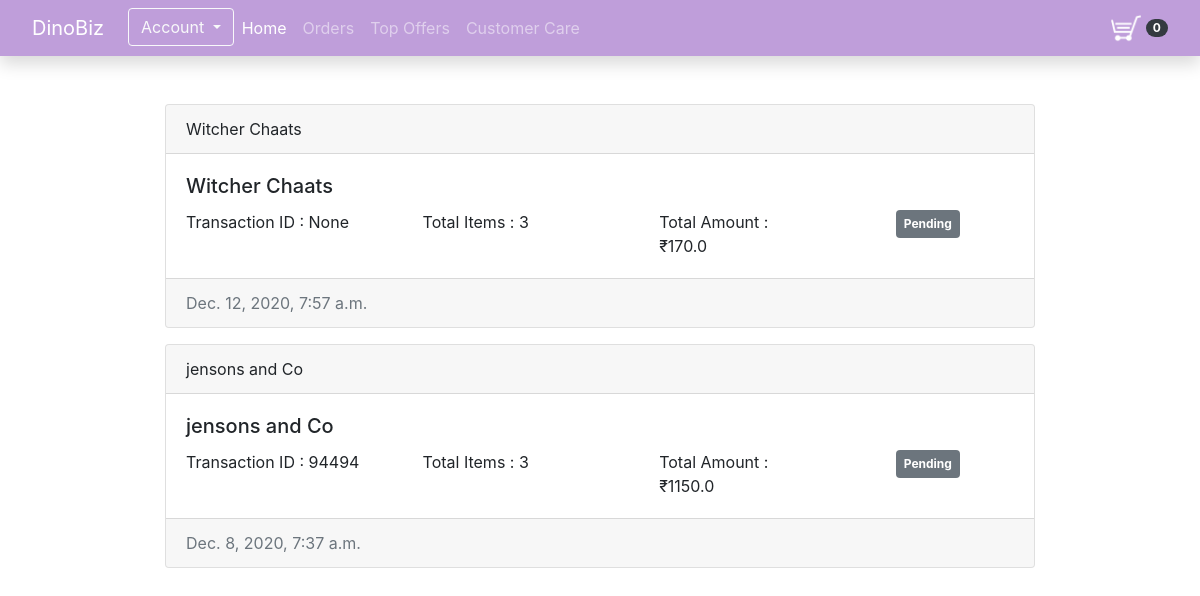
Screenshot of /orders/ (signed in) with the database file from the repository.
### accounts/models.py (models this page shows, shortened)
class Order(models.Model):
    STATUS =(
            ('Pending' , 'Pending'),
            ('Ready for Pickup' ,'Ready for Pickup'),
            ('Delivered' , 'Delivered'),
    )
    customer = models.ForeignKey(Customer, null=True, on_delete=models.SET_NULL)
    seller = models.ForeignKey(Seller,null=True, on_delete=models.SET_NULL)
    status = models.CharField(max_length=200,null=True, choices=STATUS)
    date_created = models.DateTimeField(auto_now_add=True,null=True)
    t_id = models.CharField(max_length=200,null=True)
    @property
    def get_cart_total(self):
        orderitems= self.orderitem_set.all()
        total=sum([item.get_total for item in orderitems])
        return total
    @property
    def get_cart_items(self):
        orderitems= self.orderitem_set.all()
        total=sum([item.quantity for item in orderitems])
        return total

class Seller(models.Model):
    user = models.OneToOneField(User, null=True,blank=True,on_delete=models.CASCADE)
    fname = models.CharField(max_length=200,null=True)
    lname = models.CharField(max_length=200,null=True)
    company = models.CharField(max_length=100,null=True)
    address=  models.CharField(max_length=300,null=True)
    locality = models.CharField(max_length=100,null=True)
    email = models.CharField(max_length=200,null=True,)
    s_phone = models.CharField(max_length=12,null=True)
    date_created = models.DateField(auto_now_add=True,null=True)
    description = models.CharField(max_length=500,null=True,blank=True)
    image=models.ImageField(null=True,blank=True,upload_to="images/")
    tags = models.ManyToManyField(Tag)
    pswd = models.CharField(max_length=200, null=True)
    conf_pswd = models.CharField(max_length=200, null=True)

class OrderItem(models.Model):
    product = models.ForeignKey(Product, null=True, on_delete=models.SET_NULL,blank=True)
    order = models.ForeignKey(Order, null=True, on_delete=models.SET_NULL,blank=True)
    quantity = models.IntegerField(default=0,null=True,blank=True)
    @property
    def get_total(self):
        total =self.product.price * self.quantity
        return total

class Product(models.Model):
    name = models.CharField(max_length=200,null=True)
    price = models.FloatField(null=True)
    seller = models.ForeignKey(Seller,null=True, on_delete=models.SET_NULL)
    image=models.ImageField(null=True,blank=True,upload_to="images/product/",default='default/product.jpg')
    category = models.CharField(max_length=200,null=True)
    description = models.CharField(max_length=500,null=True,blank=True)

### accounts/views.py (the view)
# urls.py: path('orders/', views.vieworders, name="orders"),
def vieworders(request):
    if request.user.is_authenticated:
        customer=request.user.customer
        cart,created = Cart.objects.get_or_create(customer=customer)
        items = cart.cartitem_set.all()
        cartitems = cart.get_cart_items
    else:
        items=[]
        order = {'get_cart_total':0,'get_cart_items':0}
    customer=request.user.customer
    orders= Order.objects.filter(customer=customer).order_by('-date_created')
    context={'orders':orders,'cartitems':cartitems}
    return render(request,'orders.html',context)

### accounts/models.py (called while the page is built)
    @property
    def get_cart_items(self):
        cartitems= self.cartitem_set.all()
        total=sum([item.quantity for item in cartitems])
        return total

### templates/orders.html (shortened to what this page needs)
{% include 'common/user_header.html' %}
{% load static %}
<nav class="navbar navbar-expand-lg navbar-dark shadow">
  <a class="navbar-brand ml-3" href="#">DinoBiz</a>
  <div class="collapse navbar-collapse ml-2" id="navbarNav">
    <ul class="navbar-nav">
      <li class="nav-item">
        <div class="dropdown">
          <button class="btn btn-outline-light dropdown-toggle" type="button" id="dropdownMenuButton" data-toggle="dropdown" aria-haspopup="true" aria-expanded="false">
            Account
          </button>
        </div>
      </li>
      <li class="nav-item active">
        <a class="nav-link" href="{% url 'uHome' %}">Home <span class="sr-only">(current)</span></a>
      </li>
      <li class="nav-item ">
        <a class="nav-link"  href="{% url 'orders' %}">Orders</a>
      </li>
      <li class="nav-item">
        <a class="nav-link" href="#">Top Offers</a>
      </li>
      <li class="nav-item">
        <a class="nav-link" href="#">Customer Care</a>
      </li>
    </ul>
  </div>
  <a href="{% url 'cart' %}" class="float-right mr-3">
    <img src="{% static 'img/cart.png' %}" alt="HTML tutorial" style="width:30px;height:30px;">
    <span class="badge badge-pill badge-dark">{{ cartitems }}</span>
  </a>
  </nav>
  <div class="col-9 mt-5 mx-auto">
    {% for order in orders %}
  <div class="card text-left mt-3">
    <div class="card-header">
      {{ order.seller.company }}
    </div>
    <div class="card-body">
      <h5 class="card-title">{{ order.seller.company }}</h5>
      <div class="cart-row" style="display:flex;">
        <div style="flex:2">Transaction ID : {{ order.t_id }}</div>
        <div style="flex:2">Total Items : {{ order.get_cart_items }} </strong></div>
        <div style="flex:1">Total Amount : ₹{{ order.get_cart_total }}</strong></div>
        <div style="flex:1"></strong></div>
        <div style="flex:1"><span class="badge badge-secondary p-2">{{ order.status }}</span></strong></div>
    </div>
    </div>
    <div class="card-footer text-muted">
        {{ order.date_created }}
    </div>
  </div>
  {% endfor %}
  </div>
{% include 'common/user_footer.html' %}

### statics/css/userhome.css (style rules this page uses)
nav { background: #bf9eda; }
nav a { color: ivory; }

### rows the page displays
Order: seller.company "Witcher Chaats", t_id "None", get_cart_items "3", get_cart_total "170.0", status "Pending", date_created "Dec. 12, 2020, 7:57 a.m."
Order: seller.company "jensons and Co", t_id "94494", get_cart_items "3", get_cart_total "1150.0", status "Pending", date_created "Dec. 8, 2020, 7:37 a.m."

### other values shown
{{ cartitems }} "0"
